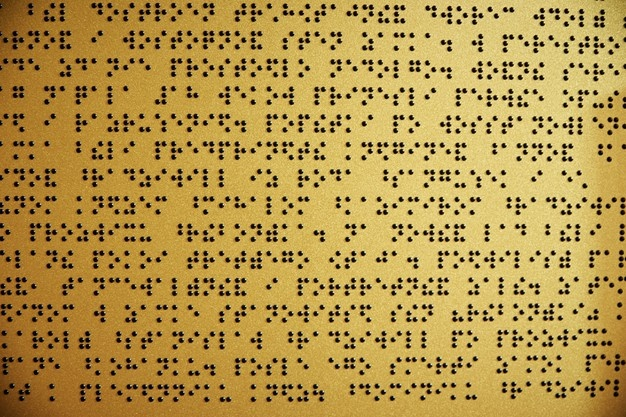
#> input picture obr/imagens/placa-braille-com-inscricoes.jpg, 626 x 417 px, found by its file name
$ jupyter execute construindo_a_box_versao3.ipynb
#> lines starting #> are read from the running program, lines starting #| are printed output that depends on the picture; after the words box and inside, x2 and y2 are one past the last pixel; in counts of white or black regions, pixels touching at a corner belong together
[cell 1]
import cv2
import matplotlib.pyplot as plt
import numpy as np
import skimage.morphology
import statistics as stat

[cell 2]
img = cv2.imread("/content/drive/MyDrive/Colab Notebooks/imagens/placa-braille-com-inscricoes.jpg", 0)
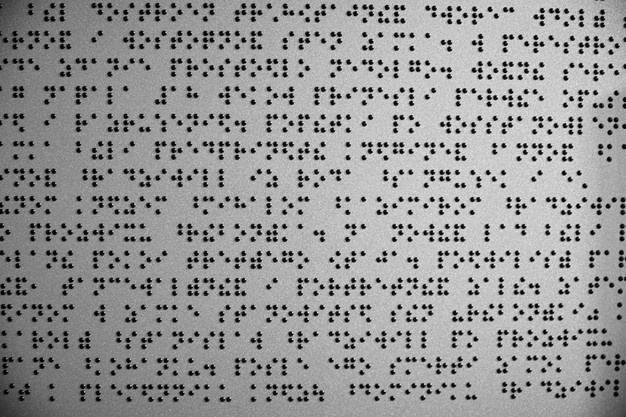
#> img: shape (417, 626); min 0, max 253, mean 149.9
_ , img_bin = cv2.threshold(img, 50, 255, cv2.THRESH_BINARY)
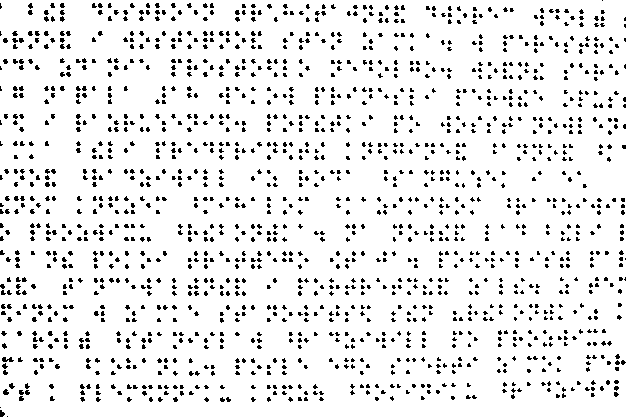
#> img_bin: shape (417, 626); 91.5% white; black in thin lines or dots
img_bin = (~img_bin)/255.
#> img_bin: shape (417, 626) float64; values 0 (black) and 1 (white), 8.5% white in thin lines or dots
plt.figure(figsize=(12,12))
plt.imshow(img_bin, cmap='gray')

[cell 3]
img_test = img_bin[190:220, 180:320]
#> img_test: shape (30, 140) float64; values 0 (black) and 1 (white), 6.5% white in thin lines or dots, all inside (x1, y1, x2, y2) = (14, 7, 129, 25)
plt.figure(figsize=(12,12))

# Realizando erosão seguida de dilatação para separar pontos conectados
kernel = skimage.morphology.disk(1)
dst_img = cv2.erode( img_test, kernel, iterations = 1 )
#> dst_img: shape (30, 140) float64; values 0 (black) and 1 (white), 1.7% white in thin lines or dots, all inside (x1, y1, x2, y2) = (15, 8, 128, 24)
dst_img = cv2.dilate( dst_img, kernel, iterations = 1 )
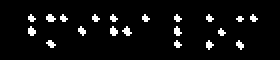
#> dst_img: shape (30, 140) float64 (shown 2 times larger); values 0 (black) and 1 (white), 5.4% white in thin lines or dots, all inside (x1, y1, x2, y2) = (14, 7, 129, 25)

plt.imshow(dst_img, cmap='gray')

[cell 4]
def make_histogram_x(img):
    '''
    Organiza os dados da projeção vertical na imagem

    Entrada:
    img -> Array da imagem

    Saída:
    hist -> Array com os valores do histograma de projeção vertical
    '''

    height, width = img.shape

    hist = np.zeros(width)
    for x in range(height):
        for y in range(width):
            if (img[x][y] == 1):
                hist[y] += 1

    return np.array(hist)

[cell 5]
def make_histogram_y(img):
    '''
    Organiza os dados da projeção horizontal na imagem

    Entrada:
    img -> Array da imagem

    Saída:
    hist -> Array com os valores do histograma de projeção horizontal
    '''

    height, width = img.shape

    hist = np.zeros(height)
    for x in range(height):
        for y in range(width):
            if (img[x][y] == 1):
                hist[x] += 1

    return np.array(hist)

[cell 6]
def get_delimiters(hist):
    delimiters = list()
    for i in range(1, len(hist)-1):
        if (hist[i] > 0) and (hist[i-1] == 0) and (hist[i+1] > 0):
            delimiters.append(i-1)
        if (hist[i] > 0) and (hist[i-1] > 0) and (hist[i+1] == 0):
            delimiters.append(i+1)
    return delimiters

[cell 7]
hist_x = make_histogram_x(dst_img)
#> hist_x = 140 values, max 13 at index 88, min 0 at index 0, mean 1.61
hist_y = make_histogram_y(dst_img)
#> hist_y = 30 values, max 41 at index 9, min 0 at index 0, mean 7.5
delimiters_x = get_delimiters(hist_x)
#> the loop in get_delimiters, `for i in range(1, len(hist)-1):` made 138 passes
#> after the loop in get_delimiters, `for i in range(1, len(hist)-1):`: delimiters = 26 values from 13 to 129
#> delimiters_x = 26 values from 13 to 129
delimiters_y = get_delimiters(hist_y)
#> the loop in get_delimiters (call 2), `for i in range(1, len(hist)-1):` made 28 passes
#> delimiters_y = [6, 11, 12, 18, 19, 25]

plt.figure(figsize=(16,14))
plt.imshow(dst_img, cmap='gray')

for lx in delimiters_x:
    plt.axvline(lx, color='red')
#> this loop made 26 passes
#> lx on passes 1 to 12: 13, 18, 22, 28, 29, 34, 38, 43, 45, 50, 54, 59
for ly in delimiters_y:
    plt.axhline(ly, color='red')
#> this loop made 6 passes
#> ly on passes 1 to 6: 6, 11, 12, 18, 19, 25
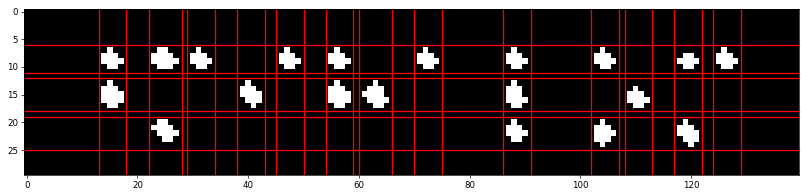
#> figure drawn by matplotlib, 1 panel

[cell 8]
box_y_delimiters = [delimiters_y[0],delimiters_y[-1]]
#> box_y_delimiters = [6, 25]
distances = list()
for i in range(len(delimiters_x)-1):
    distances.append(delimiters_x[i+1] - delimiters_x[i])
#> this loop made 25 passes
#> after the loop, distances = 25 values, max 11 at index 15, min 1 at index 3, mean 4.64
    # print(f"{delimiters_x[i+1]} - {delimiters_x[i]}", end='\n')
print(distances)
#| [5, 4, 6, 1, 5, 4, 5, 2, 5, 4, 5, 1, 6, 4, 5, 11, 5, 11, 5, 1, 5, 4, 5, 2, 5]

[cell 9]
def get_box_x_delimiters(distances):
    distances = np.array(distances)

    min = distances.min()
    mode=stat.mode(distances)

    box_x_delimiters = list()
    for i in range(len(delimiters_x)-1):
        if (distances[i] <= min+1):
            diameter = delimiters_x[i] - delimiters_x[i-1]
            box_x_delimiters.append(delimiters_x[i] - diameter)
            box_x_delimiters.append(delimiters_x[i+1] + diameter)

        elif (distances[i] > mode+min):
            box_x_delimiters.append(delimiters_x[i] + min + mode)
            box_x_delimiters.append(delimiters_x[i-1])

        elif (i == 0 and distances[i] > min+1):
            box_x_delimiters.append(delimiters_x[i] + mode)
            box_x_delimiters.append(delimiters_x[i] - (mode+min))

    return box_x_delimiters

[cell 10]
box_x_delimiters = get_box_x_delimiters(distances)
#> in get_box_x_delimiters, `min = distances.min()`: min = 1
#> in get_box_x_delimiters, `mode=stat.mode(distances)`: mode = 5
#> the loop in get_box_x_delimiters, `for i in range(len(delimiters_x)-1):` made 25 passes
#> diameter on passes 4, 8, 12, 20, 24: 6, 5, 5, 5, 5
#> after the loop in get_box_x_delimiters, `for i in range(len(delimiters_x)-1):`: box_x_delimiters = [18, 7, 22, 35, 38, 50, 54, 65, 81, 70, 97, 86, 102, 113, 117, 129]

print(f"Coordenas em x dos delimitadores das boxes: {box_x_delimiters}")
#| Coordenas em x dos delimitadores das boxes: [18, 7, 22, 35, 38, 50, 54, 65, 81, 70, 97, 86, 102, 113, 117, 129]

plt.figure(figsize=(16,14))
plt.imshow(dst_img, cmap='gray')

for lx in box_x_delimiters:
    plt.axvline(lx, color='red')
#> this loop made 16 passes
#> lx on passes 1 to 12: 18, 7, 22, 35, 38, 50, 54, 65, 81, 70, 97, 86
for ly in box_y_delimiters:
    plt.axhline(ly, color='red')
#> this loop made 2 passes
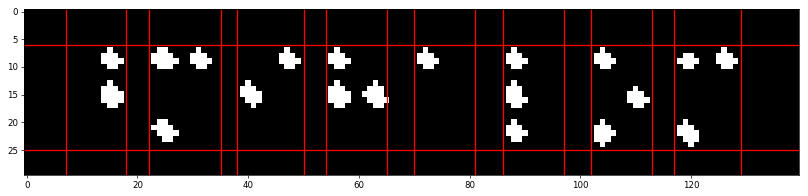
#> figure drawn by matplotlib, 1 panel

[cell 11]
# img_test = img_bin[220:250, 470:650]
img_test = img_bin[160:190, 70:360]
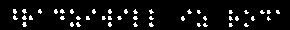
#> img_test: shape (30, 290) float64; values 0 (black) and 1 (white), 7.3% white in thin lines or dots, all inside (x1, y1, x2, y2) = (13, 9, 280, 27)
plt.figure(figsize=(12,12))

# Realizando erosão seguida de dilatação para separar pontos conectados
kernel = skimage.morphology.disk(1)
dst_img = cv2.erode( img_test, kernel, iterations = 1 )
#> dst_img: shape (30, 290) float64; values 0 (black) and 1 (white), 2.1% white in thin lines or dots, all inside (x1, y1, x2, y2) = (14, 10, 279, 26)
dst_img = cv2.dilate( dst_img, kernel, iterations = 1 )
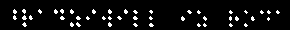
#> dst_img: shape (30, 290) float64; values 0 (black) and 1 (white), 6.3% white in thin lines or dots, all inside (x1, y1, x2, y2) = (13, 9, 280, 27)

plt.imshow(img_test, cmap='gray')

[cell 12]
hist_x = make_histogram_x(dst_img)
#> hist_x = 290 values, max 15 at index 24, min 0 at index 0, mean 1.88
hist_y = make_histogram_y(dst_img)
#> hist_y = 30 values, max 69 at index 18, min 0 at index 0, mean 18.2
delimiters_x = get_delimiters(hist_x)
#> delimiters_x = 54 values from 12 to 280
delimiters_y = get_delimiters(hist_y)
#> delimiters_y = [8, 14, 14, 21, 21, 27]

plt.figure(figsize=(16,14))
plt.imshow(dst_img, cmap='gray')

for lx in delimiters_x:
    plt.axvline(lx, color='red')
#> this loop made 54 passes
#> lx on passes 1 to 12: 12, 17, 21, 27, 28, 33, 37, 42, 53, 58, 59, 65
for ly in delimiters_y:
    plt.axhline(ly, color='red')
#> this loop made 6 passes
#> ly on passes 1 to 6: 8, 14, 14, 21, 21, 27
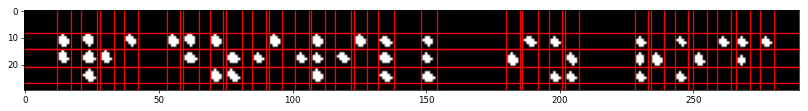
#> figure drawn by matplotlib, 1 panel

[cell 13]
box_y_delimiters = [delimiters_y[0],delimiters_y[-1]]
#> box_y_delimiters = [8, 27]

[cell 14]
def get_box_x_delimiters(delimiters_x):

    distances = list()
    for i in range(len(delimiters_x)-1):
        distances.append(delimiters_x[i+1] - delimiters_x[i])
        # print(f"{delimiters_x[i+1]} - {delimiters_x[i]}", end='\n')
    distances = np.array(distances)

    min = distances.min()
    mode=stat.mode(distances)

    box_x_delimiters = list()
    for i in range(len(delimiters_x)-1):

        # Delimitando os caracters que possuem pontos nas duas colunas
        if (distances[i] <= min+1):
            diameter = delimiters_x[i] - delimiters_x[i-1]
            box_x_delimiters.append(delimiters_x[i] - diameter)
            box_x_delimiters.append(delimiters_x[i+1] + diameter)

        # Delimitando os caracteres de início e final de linha
        elif i == 0:
            # Caso em que o caractere possui pontos apenas na coluna da esquerda
            if (distances[i+1] > mode+min):
                box_x_delimiters.append(delimiters_x[i+1] + min + mode)
                box_x_delimiters.append(delimiters_x[i])
            # Caso em que o caractere possui pontos apenas na coluna da direita
            else:
                box_x_delimiters.append(delimiters_x[i] - min - mode)
                box_x_delimiters.append(delimiters_x[i+1])

        elif (i == len(distances)-1):
            # Caso em que o caractere possui pontos apenas na coluna da direita
            if (distances[i-1] > mode+min and distances[i-3] > min+1):
                box_x_delimiters.append(delimiters_x[i-1] - min - mode)
                box_x_delimiters.append(delimiters_x[i])
            # Caso em que o caractere possui pontos apenas na coluna da esquerda
            else:
                box_x_delimiters.append(delimiters_x[i+1] + min + mode)
                box_x_delimiters.append(delimiters_x[i])

        # Delimitando os caracteres que possuem pontos apenas na coluna da esquerda
        if (distances[i] > mode+min):
            if i > 1 and distances[i-2] > min+1:
                box_x_delimiters.append(delimiters_x[i] + min + mode)
                box_x_delimiters.append(delimiters_x[i-1])

        # Delimitando os caracteres que possuem pontos apenas na coluna da direita
        elif ((distances[i] > mode+min) and (i < len(delimiters_x)-3) and
            (distances[i+2] > min+1)):
            # if (i < len(delimiters_x)-3) and distances[i+2] > min+1:
                box_x_delimiters.append(delimiters_x[i+2])
                box_x_delimiters.append(delimiters_x[i+1] - min - mode)
            # elif i == len(delimiters_x)-2:
            #     box_x_delimiters.append(delimiters_x[i+2])
            #     box_x_delimiters.append(delimiters_x[i+1] - min - mode)

        # Delimitando os caracteres de espaço em branco
        if (distances[i] >= 3*mode+min):
            box_x_delimiters.append(delimiters_x[i] + mode)
            box_x_delimiters.append(delimiters_x[i+1] - mode)

    return box_x_delimiters

[cell 15]
box_x_delimiters = get_box_x_delimiters(delimiters_x)
#> the loop in get_box_x_delimiters, `for i in range(len(delimiters_x)-1):` made 53 passes
#> after the loop in get_box_x_delimiters, `for i in range(len(delimiters_x)-1):`: distances = 53 values, max 26 at index 31, min 1 at index 3, mean 5.06
#> in get_box_x_delimiters, `min = distances.min()`: min = 1
#> in get_box_x_delimiters, `mode=stat.mode(distances)`: mode = 5
#> the loop in get_box_x_delimiters, `for i in range(len(delimiters_x)-1):` made 53 passes
#> after the loop in get_box_x_delimiters, `for i in range(len(delimiters_x)-1):`: box_x_delimiters = 36 values, max 286 at index 34, min 6 at index 0, mean 145.9

print(f"Coordenas em x dos delimitadores das boxes: {box_x_delimiters}")
#| Coordenas em x dos delimitadores das boxes: [6, 17, 21, 34, 48, 37, 53, 64, 69, 80, 85, 96, 101, 112, 116, 129, 144, 132, 160, 148, 159, 175, 180, 191, 196, 207, 212, 223, 228, 239, 243, 255, 259, 271, 286, 275]

plt.figure(figsize=(24,18))
# plt.figure(figsize=(16,14))
plt.imshow(dst_img, cmap='gray')

for lx in box_x_delimiters:
    plt.axvline(lx, color='red')
#> this loop made 36 passes
#> lx on passes 1 to 12: 6, 17, 21, 34, 48, 37, 53, 64, 69, 80, 85, 96
for ly in box_y_delimiters:
    plt.axhline(ly, color='red')
#> this loop made 2 passes
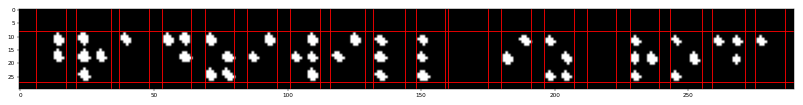
#> figure drawn by matplotlib, 1 panel

[cell 16]
# Função que recebe uma imagem de texto braille e retorna subimagens com cada
# caractere da imagem
def get_subimages(img, x_delim, y_delim):

    x_delim = sorted(x_delim)
    y_delim = sorted(y_delim)
    subimages = list()
    for i in range(len(x_delim)//2):
        subimages.append(img[y_delim[0]:y_delim[1], x_delim[2*i]:x_delim[2*i+1]])
    return subimages

[cell 17]
subimages = get_subimages(dst_img, box_x_delimiters, box_y_delimiters)
#> in get_subimages, `x_delim = sorted(x_delim)`: x_delim = 36 values from 6 to 286
#> in get_subimages, `y_delim = sorted(y_delim)`: y_delim = [8, 27]
#> the loop in get_subimages, `for i in range(len(x_delim)//2):` made 18 passes
#> after the loop in get_subimages, `for i in range(len(x_delim)//2):`: subimages = 18 items
#> subimages = 18 items
fig, axs = plt.subplots(nrows=1, ncols=len(subimages), figsize=(16,14))
for i in range(len(subimages)):
    axs[i].imshow(subimages[i], cmap='gray')
#> this loop made 18 passes
print(sorted(box_x_delimiters))
#| [6, 17, 21, 34, 37, 48, 53, 64, 69, 80, 85, 96, 101, 112, 116, 129, 132, 144, 148, 159, 160, 175, 180, 191, 196, 207, 212, 223, 228, 239, 243, 255, 259, 271, 275, 286]
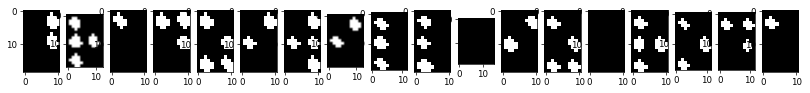
#> figure drawn by matplotlib, 18 panels
